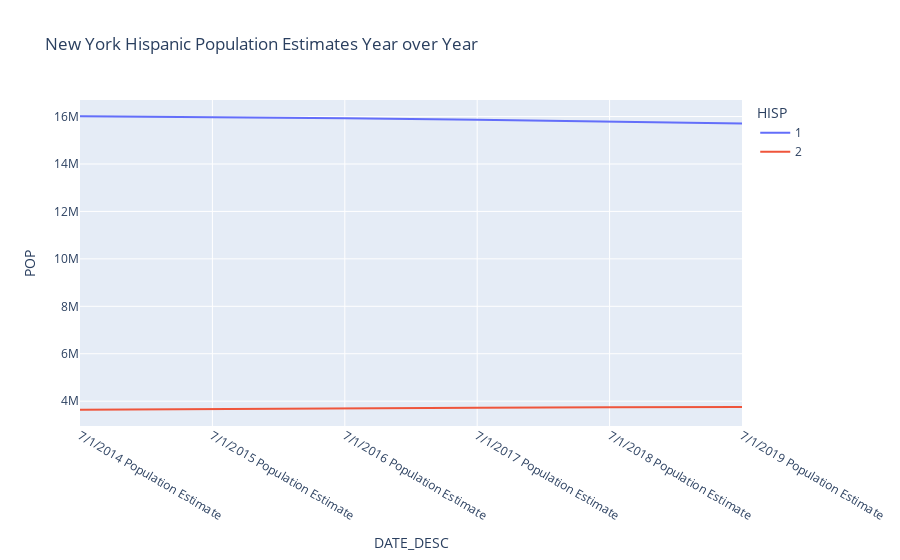

Source (notebook cell):
### Code cell
fig = px.line(df_hisp_by_year, x="DATE_DESC", y="POP", color="HISP", 
              title='New York Hispanic Population Estimates Year over Year')
fig.show()

### Figure 1 — Plotly figure (JSON) as saved in the notebook; plotly's stock layout.template omitted (floating-point values rounded to 4 significant figures)
{"data": [{"hovertemplate": "HISP=1<br>DATE_DESC=%{x}<br>POP=%{y}<extra></extra>", "legendgroup": "1", "line": {"color": "#636efa", "dash": "solid"}, "mode": "lines", "name": "1", "orientation": "v", "showlegend": true, "type": "scatter", "x": ["7/1/2014 Population Estimate", "7/1/2015 Population Estimate", "7/1/2016 Population Estimate", "7/1/2017 Population Estimate", "7/1/2018 Population Estimate", "7/1/2019 Population Estimate"], "xaxis": "x", "y": ["16010245", "15977166", "15925768", "15864453", "15786810", "15702503"], "yaxis": "y"}, {"hovertemplate": "HISP=2<br>DATE_DESC=%{x}<br>POP=%{y}<extra></extra>", "legendgroup": "2", "line": {"color": "#EF553B", "dash": "solid"}, "mode": "lines", "name": "2", "orientation": "v", "showlegend": true, "type": "scatter", "x": ["7/1/2014 Population Estimate", "7/1/2015 Population Estimate", "7/1/2016 Population Estimate", "7/1/2017 Population Estimate", "7/1/2018 Population Estimate", "7/1/2019 Population Estimate"], "xaxis": "x", "y": ["3640804", "3677500", "3707660", "3725119", "3743541", "3751058"], "yaxis": "y"}], "layout": {"legend": {"title": {"text": "HISP"}, "tracegroupgap": 0}, "title": {"text": "New York Hispanic Population Estimates Year over Year"}, "xaxis": {"anchor": "y", "domain": [0, 1], "title": {"text": "DATE_DESC"}}, "yaxis": {"anchor": "x", "domain": [0, 1], "title": {"text": "POP"}}}}
